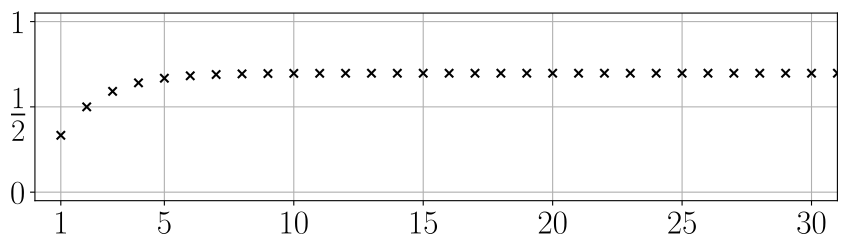

Reproduce this figure in Python.
import numpy as np, matplotlib.pyplot as plt
from matplotlib import rcParams
from pathlib import Path

rcParams['font.size'] = 24
rcParams['text.usetex'] = True

fig = plt.figure(figsize=(9,3))
ax = fig.add_subplot()

n = np.arange(1, 33)
a_n = [1.0/3.0]
for j in range(2, 33):
    a_n.append(a_n[-1] + 1 / (2**j + j))

ax.grid()
ax.set_axisbelow(True)
ax.scatter(n, a_n, color='black', marker='x')

ax.set_xlim(0, 31)
ax.set_ylim(-0.05, 1.05)
ax.set_xticks(ticks=[1, 5, 10, 15, 20, 25, 30])
ax.set_yticks(ticks=[0, 0.5, 1], labels=[r'$0$', r'$\frac{1}{2}$', r'$1$'])

ax.get_yticklabels()[1].set_fontsize(32)

plt.tight_layout()

plt.savefig(Path(__file__).with_suffix('.pdf'), format="pdf", bbox_inches="tight")
#plt.show()
